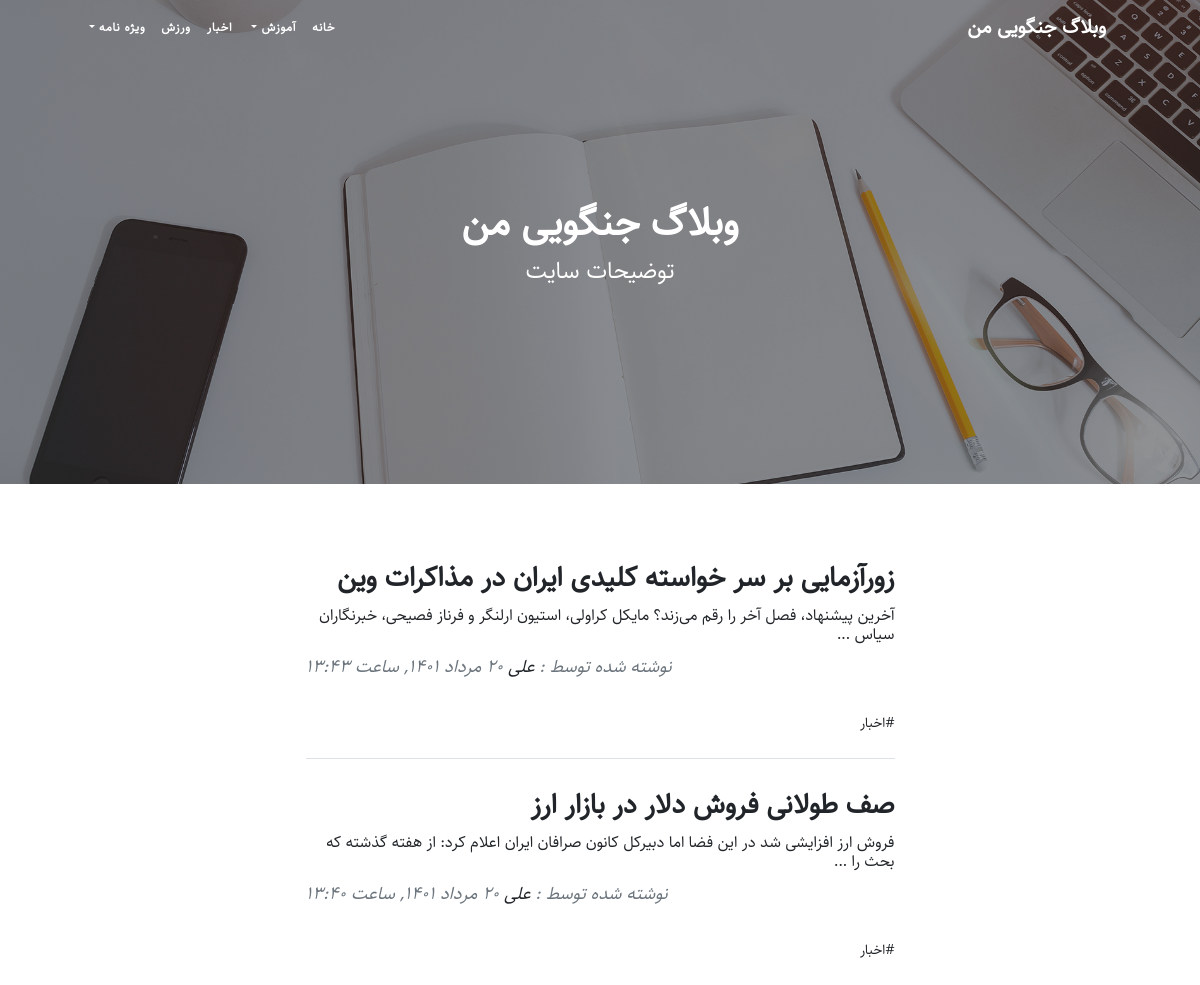
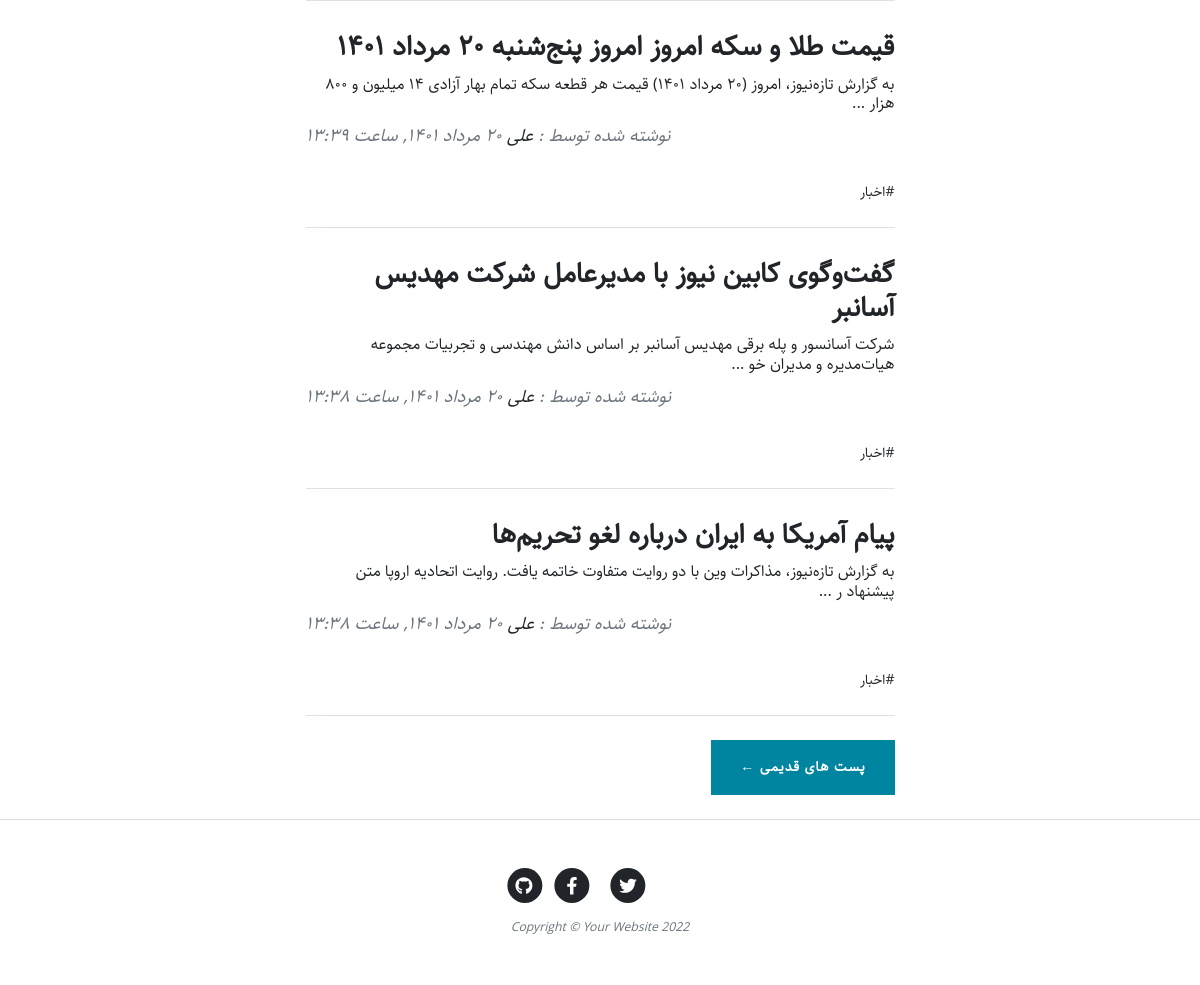
The page / on the database its author committed (2 pictures, top to bottom).
### blog/models.py (models this page shows, shortened)
class SingletonBaseModel(models.Model):
    class Meta:
        verbose_name = "تنظیم"
        verbose_name_plural = "تنظیمات"
        abstract = True

class SiteSetting(SingletonBaseModel):
    site_header = models.CharField(max_length=50, verbose_name="هدر سایت", default="هدر سایت")
    site_name = models.CharField(max_length=100, verbose_name="نام سایت", default="نام سایت")
    site_description =  models.CharField(max_length=200, verbose_name="توضیحات سایت", default="توضیحات سایت")
    iamge = models.ImageField(upload_to="images", verbose_name="تصویر تیتر سایت")

class Catagory(models.Model):
    parent = models.ForeignKey('self', default=None , null=True, blank=True, on_delete=models.SET_NULL, related_name='children', verbose_name="زیر دسته")
    title = models.CharField(max_length=200, verbose_name="عنوان دسته بندی")
    slug = models.SlugField(max_length=100, unique=True, verbose_name="آدرس دسته بندی")
    status = models.BooleanField(default=True, verbose_name="آیا نمایش داده شود؟")
    position = models.IntegerField(verbose_name="پوزیشن")
    class Meta:
        verbose_name = "دسته بندی"
        verbose_name_plural = "دسته بندی ها"
        ordering = ['parent__id', 'position']
    objects = CatagoryManager()

class Article(models.Model):
    STATUS_CHOICES = (
        ('d', 'پیش‌نویس'),
        ('p', 'منتشر شده'),
    )
    title = models.CharField(max_length=200, verbose_name="عنوان مقاله")
    slug = models.SlugField(max_length=100, unique=True, verbose_name="آدرس مقاله")
    catagory = models.ManyToManyField(Catagory, verbose_name="دسته بندی", related_name="articles")
    description = models.TextField(verbose_name="محتوا")
    thumbnail = models.ImageField(upload_to="images", verbose_name="تصویر مقاله")
    publish = models.DateTimeField(default=timezone.now, verbose_name="زمان انتشار")
    created = models.DateTimeField(auto_now_add=True)
    updated = models.DateTimeField(auto_now=True)
    status = models.CharField(max_length=1, choices=STATUS_CHOICES, verbose_name="وضعیت")
    class Meta:
        verbose_name = "مقاله"
        verbose_name_plural = "مقالات"
        ordering = ['-publish']
    def jpublish(self):
        return jalali_converter(self.publish)
    jpublish.short_description = "زمان انتشار"
    objects = ArticleManager()
    def thumbnail_tag(self):
        return format_html(f"<img width=100 height=60 style='border-radius: 5px;' src='{self.thumbnail.url}'>")
    thumbnail_tag.short_description = "عکس"

### blog/views.py (the view)
# urls.py: path('', ArticleList.as_view(), name= "home"),
class ArticleList(ListView):
    queryset = Article.objects.published()
    paginate_by = 5

### blog/models.py (called while the page is built)
    def active(self):
        return self.filter(status=True)

### blog/templatetags/base_tags.py (called while the page is built)
@register.simple_tag
def site_name():
    return SiteSetting.objects.get(pk=1).site_name

@register.simple_tag
def site_header():
    return SiteSetting.objects.get(pk=1).site_header

@register.simple_tag
def site_description():
    return SiteSetting.objects.get(pk=1).site_description

@register.inclusion_tag("blog/partials/catagory_navbar.html")
def catagory_navbar():
    return {
        "catagories": Catagory.objects.filter(status=True)
    }

@register.simple_tag
def site_image():
    return SiteSetting.objects.get(pk=1).iamge.url

### extentions/jalali.py (called while the page is built)
    def persian_tuple(self):
        return self.persian_year, self.persian_month, self.persian_day

### extentions/utils.py (called while the page is built)
def persian_number_conventor(input_str):
    numbers = {
        "0": "۰",
        "1": "١",
        "2": "۲",
        "3": "۳",
        "4": "۴",
        "5": "۵",
        "6": "۶",
        "7": "۷",
        "8": "۸",
        "9": "۹",
    }
    for english_number, persian_number in numbers.items():
        input_str = input_str.replace(english_number, persian_number)
    return input_str

def jalali_converter(time):
    jmonths = ["فروردين", "ارديبهشت", "خرداد", "تير", "مرداد", "شهريور", "مهر", "آبان", "آذر", "دي", "بهمن", "اسفند"]
    time = timezone.localtime(time)
    time_to_str = "{},{},{}".format(time.year, time.month, time.day)
    time_to_tuple = jalali.Gregorian(time_to_str).persian_tuple()
    month_persian = jmonths[time_to_tuple[1]-1]
    output = "{} {} {}, ساعت {}:{}".format(
        time_to_tuple[2],
        month_persian,
        time_to_tuple[0],
        time.hour,
        time.minute
    )
    return persian_number_conventor(output)

### blog/templates/blog/article_list.html (shortened to what this page needs)
{% extends 'blog/list.html' %}
{% block next_page_url %}
{% url 'blog:home' page_obj.next_page_number %}
{% endblock %}

### blog/templates/blog/list.html (shortened to what this page needs)
{% extends 'blog/base.html' %}
{% load static %}
{% load base_tags %}
{% block main %}
<header class="masthead">
    <div class="container position-relative px-4 px-lg-5">
        <div class="row gx-4 gx-lg-5 justify-content-center">
            <div class="col-md-10 col-lg-8 col-xl-7">
                <div class="site-heading">
                    <h1>{% site_name %}</h1>
                    <span class="subheading">{% site_description %}</span>
                </div>
            </div>
        </div>
    </div>
</header>
<div class="container px-4 px-lg-5">
    <div class="row gx-4 gx-lg-5 justify-content-center">
        <div class="col-md-10 col-lg-8 col-xl-7">
            {% for article in object_list %}
                <div class="post-preview">
                    <a href="{% url 'blog:detail' article.slug %}">
                        <h2 class="post-title">{{ article.title }}</h2>
                        <h3 class="post-subtitle">{{ article.description|truncatechars:100 }}</h3>
                    </a>
                    <p class="post-meta">
                        نوشته شده توسط :
                        <a href="#!">علی</a>
                        {{ article.jpublish }}
                    </p>
                    <div class="post-tags" >
                        {% for catagory in article.catagory.active %}
                            <a href="{% url 'blog:catagory' catagory.slug %}">#{{catagory.title}}</a>
                        {% endfor %}
                    </div>
                </div>
                <hr class="my-4" />
            {% endfor %}
            {% if is_paginated %}
                <div class="d-flex justify-content-between mb-4">
                    {% if page_obj.has_next %}
                        <a class="btn btn-primary text-uppercase" href="{% block next_page_url %}{% endblock %}"> پست های قدیمی &larr;</a>
                    {% endif %}
                </div>
            {% endif %}
        </div>
    </div>
</div>
{% endblock %}

### blog/templates/blog/base.html (shortened to what this page needs)
{% load static %}
{% load base_tags %}
<!DOCTYPE html>
<html lang="en">
    <head>
        <link href="{% static 'blog/css/styles.css' %}" rel="stylesheet" />
        <link href="{% static 'blog/css/rtl.css' %}" rel="stylesheet" />
    </head>
    <body>
        <nav class="navbar navbar-expand-lg navbar-light" id="mainNav">
            <div class="container px-4 px-lg-5">
                <a class="navbar-brand" href="{% url 'blog:home' %}">{% site_name %}</a>
                {% catagory_navbar %}
            </div>
        </nav>
        {% block main %}
        {% endblock %}
        <footer class="border-top">
            <div class="container px-4 px-lg-5">
                <div class="row gx-4 gx-lg-5 justify-content-center">
                    <div class="col-md-10 col-lg-8 col-xl-7">
                        <ul class="list-inline text-center">
                            <li class="list-inline-item">
                                <a href="#!">
                                    <span class="fa-stack fa-lg">
                                        <i class="fas fa-circle fa-stack-2x"></i>
                                        <i class="fab fa-twitter fa-stack-1x fa-inverse"></i>
                                    </span>
                                </a>
                            </li>
                            <li class="list-inline-item">
                                <a href="#!">
                                    <span class="fa-stack fa-lg">
                                        <i class="fas fa-circle fa-stack-2x"></i>
                                        <i class="fab fa-facebook-f fa-stack-1x fa-inverse"></i>
                                    </span>
                                </a>
                            </li>
                            <li class="list-inline-item">
                                <a href="#!">
                                    <span class="fa-stack fa-lg">
                                        <i class="fas fa-circle fa-stack-2x"></i>
                                        <i class="fab fa-github fa-stack-1x fa-inverse"></i>
                                    </span>
                                </a>
                            </li>
                        </ul>
                        <div class="small text-center text-muted fst-italic">Copyright &copy; Your Website 2022</div>
                    </div>
                </div>
            </div>
        </footer>
    </body>
</html>

### blog/templates/blog/partials/catagory_navbar.html
<div class="collapse navbar-collapse" id="navbarResponsive">
    <ul class="navbar-nav">
        <li class="nav-item">
            <a class="nav-link" href="{% url 'blog:home' %}">خانه</a>
            {% for catagory in catagories %}
                {% if catagory.parent == None %}
                    {% if catagory.children.active %}
                        {% include 'blog/partials/catagory_loop.html'%}
                    {% else %}
                    <li class="nav-item">
                        <a class="nav-link" href="{% url 'blog:catagory' catagory.slug %}">{{catagory.title}}</a>
                    </li>
                    {% endif %}
                {% endif %}
            {% endfor %}
        </li>
    </ul>
</div>

### blog/templates/blog/partials/catagory_loop.html (shortened to what this page needs)
<li class="nav-item dropdown">
    <a class="nav-link dropdown-toggle" href="" id="navbarDropdownMenuLink"
        data-toggle="dropdown" aria-haspopup="true" aria-expanded="false"> {{catagory.title}} </a>
</li>

### static/blog/css/rtl.css (style rules this page uses)
body { direction: rtl; text-align: right; font-family: "Sahel"; font-size: 14px; }
h1,h2,h3,h4,h5,h6,a { font-family: Sahel; }
.navbar-nav { margin-left: initial !important; margin-right: auto; }
.post-meta { text-align: left; }
header.masthead .site-heading h1 { font-size: 40px; }
.post-title { font-size: 28px !important; }
.post-subtitle { font-size: 16px; }
header.masthead .page-heading .subheading, header.masthead .site-heading .subheading, .btn { font-family: "Sahel" ; }
header.masthead .site-heading h1 { font-size: 40px !important; font-family: "Sahel" ; }

### rows shown on the page
SiteSetting: site_name "وبلاگ جنگویی من", site_description "توضیحات سایت"
Catagory: title "آموزش"
Catagory: title "اخبار"
Catagory: title "ورزش"
Catagory: title "ویژه نامه"
Article: title "زورآزمایی بر سر خواسته کلیدی ایران در مذاکرات وین", description "آخرین پیشنهاد، فصل آخر را رقم می‌زند؟ مایکل کراولی، استیون ارلنگر و فرناز فصیحی، خبرنگاران سیاس ...", jpublish "۲۰ مرداد ١۴۰١, ساعت ١۳:۴۳"
Article: title "صف طولانی فروش دلار در بازار ارز", description "فروش ارز افزایشی شد در این فضا اما دبیرکل کانون صرافان ایران اعلام کرد: از هفته گذشته که بحث را ...", jpublish "۲۰ مرداد ١۴۰١, ساعت ١۳:۴۰"
Article: title "قیمت طلا و سکه امروز امروز پنج‌شنبه ۲۰ مرداد ۱۴۰۱", description "به گزارش تازه‌نیوز، امروز (۲۰ مرداد ۱۴۰۱) قیمت هر قطعه سکه تمام بهار آزادی ۱۴ میلیون و ۸۰۰ هزار ...", jpublish "۲۰ مرداد ١۴۰١, ساعت ١۳:۳۹"
Article: title "گفت‌وگوی کابین نیوز با مدیرعامل شرکت مهدیس آسانبر", description "شرکت آسانسور و پله برقی مهدیس آسانبر بر اساس دانش مهندسی و تجربیات مجموعه هیات‌مدیره و مدیران خو ...", jpublish "۲۰ مرداد ١۴۰١, ساعت ١۳:۳۸"
Article: title "پیام آمریکا به ایران درباره لغو تحریم‌ها", description "به گزارش تازه‌نیوز، مذاکرات وین با دو روایت متفاوت خاتمه یافت. روایت اتحادیه اروپا متن پیشنهاد ر ...", jpublish "۲۰ مرداد ١۴۰١, ساعت ١۳:۳۸"
